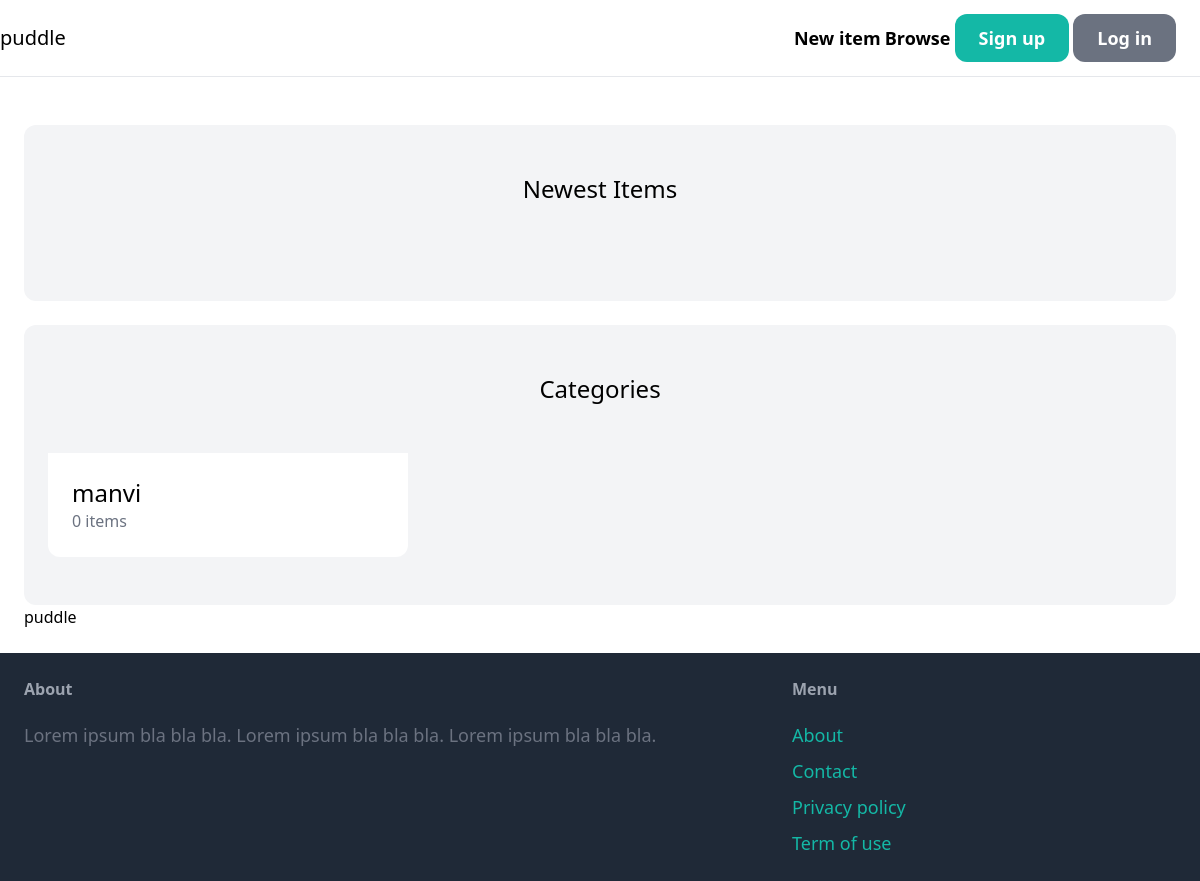
Before: / with the older database file.
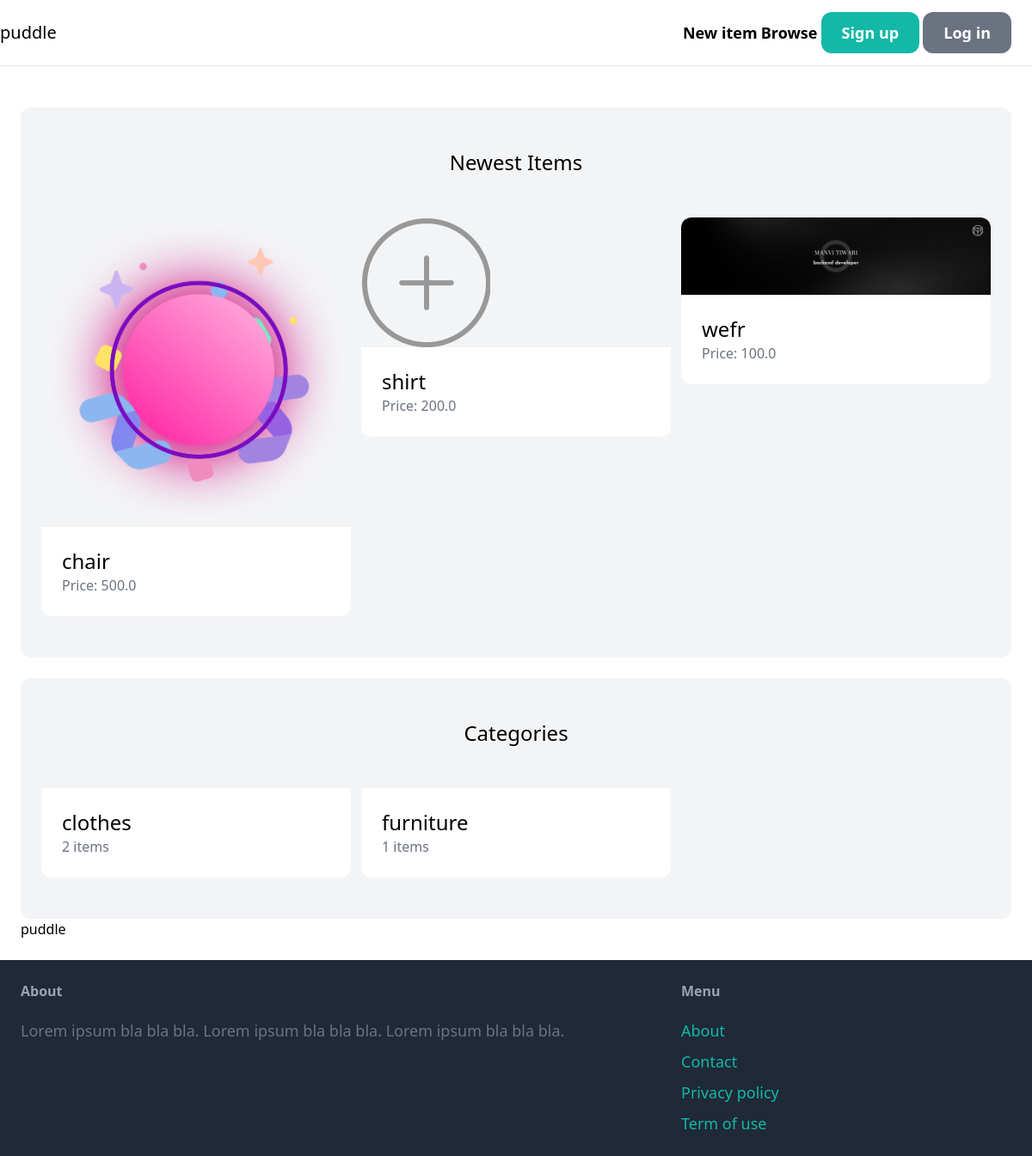
After: the same page with the newer database file.
### items/models.py (models this page shows, shortened)
class Category(models.Model):
    name = models.CharField(max_length=255)
    class Meta:
        ordering = ('name',)
        verbose_name_plural = 'Categories'

class Item(models.Model):
    category = models.ForeignKey(Category, related_name='items', on_delete=models.CASCADE)
    name = models.CharField(max_length=255)
    description = models.TextField(blank=True, null=True)
    price = models.FloatField()
    image = models.ImageField(upload_to='item_images', blank=True, null=True)
    is_sold = models.BooleanField(default=False)
    created_by = models.ForeignKey(User, related_name='items', on_delete=models.CASCADE)
    created_at = models.DateTimeField(auto_now_add=True)
    def __str__(self):
        return self.name

### core/views.py (the view)
# urls.py: path('', views.index, name='index'),
def index(request):
    items = Item.objects.filter(is_sold=False)
    categories = Category.objects.all()
    print('Items:', items)
    return render(request, 'core/index.html', {
        'categories': categories,
        'items': items
    })

### core/templates/core/index.html
{% extends 'core/base.html' %}
{% block content %}
<div class="mt-6 px-6 py-12 bg-gray-100 rounded-xl">
<h2 class="mb-12 text-2xl text-center">Newest Items</h2>
<div class="grid grid-cols-3 gap-3">
            {% for item in items %}
                <div>
                    <a href="{% url 'items:detail' item.id %}">
                        <div>
                            <img src="{{ item.image.url }}" class="rounded-t-xl">
                        </div>
                        <div class="p-6 bg-white rounded-b-xl">
                            <h2 class="text-2xl">{{ item.name }}</h2>
                            <p class="text-gray-500">Price: {{ item.price }}</p>
                        </div>
                    </a>
                </div>
            {% endfor %}
        </div>
    </div>
 <div class="mt-6 px-6 py-12 bg-gray-100 rounded-xl">
        <h2 class="mb-12 text-2xl text-center">Categories</h2>
        <div class="grid grid-cols-3 gap-3">
            {% for category in categories %}
                <div>
                    <a href="#">
                        <div class="p-6 bg-white rounded-b-xl">
                            <h2 class="text-2xl">{{ category.name }}</h2>
                            <p class="text-gray-500">{{ category.items.count }} items</p>
                        </div>
                    </a>
                </div>
            {% endfor %}
        </div>
    </div>
{% endblock %}

### core/templates/core/base.html (shortened to what this page needs)
<!DOCTYPE html>
<html lang="en">
<head>
    <script src="https://cdn.tailwindcss.com"></script>
</head>
<body>
<nav class="flex justify-between items-center border-b border-gray-200">
    <a href="/" class="text-xl">puddle</a>
    <div class="px-6 py-6  Space-x-6">
        <a href="#" class="text-lg font-semibold hover:text-gray-500">New item</a>
        <a href="#" class="text-lg font-semibold hover:text-gray-500">Browse</a>
        <a href="{% url 'core:signup'%}" class="px-6 py-3 text-lg font-semibold bg-teal-500 text-white rounded-xl hover:bg-teal-700">Sign up</a>
        <a href="#" class="px-6 py-3 text-lg font-semibold bg-gray-500 text-white rounded-xl hover:bg-gray-700">Log in</a>
    </div>
</nav>
<div class="px-6 py-6">
  {% block content %}
  {% endblock %}
    <h1>puddle</h1>
</div>
<footer class="py-6 px-6 flex justify-between bg-gray-800">
            <div class="w-2/3 pr-10">
                <h3 class="mb-5 font-semibold text-gray-400">About</h3>
                <p class="text-lg text-gray-500">Lorem ipsum bla bla bla. Lorem ipsum bla bla bla. Lorem ipsum bla bla bla.</p>
            </div>
            <div class="w-1/3">
                <h3 class="mb-5 font-semibold text-gray-400">Menu</h3>
                <ul class="space-y-2">
                    <li><a href="#" class="text-lg text-teal-500 hover:text-teal-700">About</a></li>
                    <li><a href="#" class="text-lg text-teal-500 hover:text-teal-700">Contact</a></li>
                    <li><a href="#" class="text-lg text-teal-500 hover:text-teal-700">Privacy policy</a></li>
                    <li><a href="#" class="text-lg text-teal-500 hover:text-teal-700">Term of use</a></li>
                </ul>
            </div>
        </footer>
</body>
</html>

Changed rows visible on the page:
removed Category: name "manvi", items.count "0"
added Item: image (picture), name "chair", price "500.0"
added Item: image (picture), name "shirt", price "200.0"
added Item: image (picture), name "wefr", price "100.0"
added Category: name "clothes", items.count "2"
added Category: name "furniture", items.count "1"
